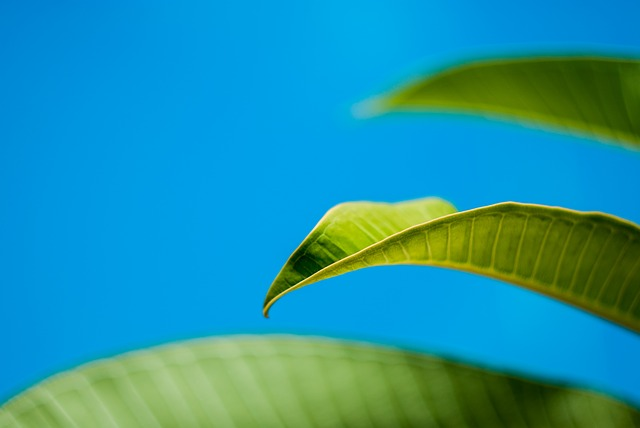
#> input picture Partitionnement d'images (ACP,kmoy,kernels)/feuille.jpg, 640 x 428 px
$ python main.py
#> lines starting #> are read from the running program, lines starting #| are printed output that depends on the picture; after the words box and inside, x2 and y2 are one past the last pixel; in counts of white or black regions, pixels touching at a corner belong together
### Partitionnement d'images (ACP,kmoy,kernels)/mabiblio.py
# -*- coding: utf-8 -*-
"""
Created on Thu Mar 10 14:35:53 2022

@author: hugol
"""
from PIL import Image
import numpy as np
import cv2
import matplotlib.pyplot as plt
from ACPBE325 import *
import copy
from tqdm import tqdm
import random as rnd

def esperance(V) : #renvoie l'esperance d'un vecteur V
    return np.mean(V)
def variance(V):   #renvoie la variance d'un vecteur V en passant par l'écart type (standart deviation) calculé par numpy
    return np.std(V)**2

def centre_red(R):    # renvoie une matrice centrée réduite a partir d'une matrice de base
                      # le terme Aij se calcule en soustrayant la moyenne de la colonne j à Aij
                      # puis en divisant par l'écart type de la colonne j
    m,n = np.shape(R)
    Rcr = np.zeros((m,n))

    for i in range(n):
        xbar = esperance(R[:,i])
        sigma = variance(R[:,i])**0.5

        for j in range(m):
            Rcr[j,i] = (R[j,i] - xbar)/sigma

    return Rcr
def centre_red2(E) :
    l,c=np.shape(E)
    ind_G=np.mean(E, axis=0)
    Mcentrered= E-np.kron(ind_G,np.ones((l,1)))

    for i in range(c):
        if np.linalg.norm(Mcentrered[:,i])!=0 :
            Mcentrered[:,i]=(1/np.linalg.norm(Mcentrered[:,i]))*Mcentrered[:,i]
    return Mcentrered

#%%
#Xrc=centre_red2(X)

def choixpts(image, nbpts) :

    L=[] #création d'un matrice qui contiendra tout les pixels choisi uniquement(480,nbpts,3)
    L_tot=np.zeros(np.shape(image)) #création d'un matrice de taille (480,640,3)
    for i in range (1,np.shape(image)[0]-1):
        Pts_random=np.random.randint(1, np.shape(image)[1]-1, nbpts) #récupération d'un pixel random en évitant les bords
        L.insert(i,np.array(image[i,Pts_random,:])) #on insert dans la matrice vierge le pixels choisi
        L_tot[i,Pts_random]=image[i,Pts_random] #on remplace dans la matrice vierge le pixels choisi
    L=np.array(L) #L etait une liste on le repasse en array() pour utiliser cv2
    cv2.imwrite("L_tot.jpg",L_tot) #création de l'image de L_tot
    cv2.imwrite("L.jpg", L) #création de l'image de L

    return L,L_tot


# [10 lines left out: function Kaiser, not called in this run]

#q=Kaiser(X)

#%%
def data_pixels(img, L,nbpts) :
    print("Récupération des datas de l'image en cours ...")
    n,m,p=np.shape(img)
    k=0
    data_img=np.zeros((np.shape(L)[0]*nbpts,8)) #création de la matrice initiale de taille(np.shape(L)[0]*nbpts,8)
    for i in tqdm(range (n)):
        for j in range(m):#Suivant le pixel paroucur dans la matrice L_tot qui contient uniquement les pixels randoms de l'image a leur position
                if np.mean(L[i,j])!=0: #si le pixel est pas noir alors on le rentre dans le tableau de datas
                    data_img[k,0]=i
                    data_img[k,1]=j
                    data_img[k,2]=img[i,j,0]
                    data_img[k,3]=img[i,j,1]
                    data_img[k,4]=img[i,j,2]
                    data_img[k,5]=(int(img[i+1,j+1][0])+int(img[i,j+1][0])+int(img[i-1,j+1][0])+int(img[i+1,j][0])+int(img[i,j][0])+int(img[i-1,j][0])+int(img[i+1,j-1][0])+int(img[i,j-1][0])+int(img[i-1,j-1][0]))//9
                    data_img[k,6]=(int(img[i+1,j+1][1])+int(img[i,j+1][1])+int(img[i-1,j+1][1])+int(img[i+1,j][1])+int(img[i,j][1])+int(img[i-1,j][1])+int(img[i+1,j-1][1])+int(img[i,j-1][1])+int(img[i-1,j-1][1]))//9
                    data_img[k,7]=(int(img[i+1,j+1][2])+int(img[i,j+1][2])+int(img[i-1,j+1][2])+int(img[i+1,j][2])+int(img[i,j][2])+int(img[i-1,j][2])+int(img[i+1,j-1][2])+int(img[i,j-1][2])+int(img[i-1,j-1][2]))//9
                    k=k+1
    return data_img

#%%

def ACPimg(tabl,q=2):
    Xrc=centre_red2(tabl) #on centre réduit les données
    C=Xrc.T@Xrc
    n,d=np.shape(tabl) #on récupere la shape du tabl
    U=np.linalg.eig(C)[1] #3 racines réelles simples, C est donc diagonalisable
    Uq=np.zeros((d,q))
    for i in range(q):
        Uq[:,i]=U[:,i]
    Xq=Xrc@Uq #on calcul Xq contenant les catégories du tabl centré réduit
    return(Xq)

def ACPond(X,q,W)  :
    """
    Parameters
    ----------
    X : array([]).
        Matrice X de taille (m,n).
    q : Nombre d Kaiser.
    W : array([]).
        Matrice diagonale de taille (m,n). Elle sert à donner plus d'importance
        à certains pixels/couleurs/positions lors de l'exécution de l'ACP.
    Returns
    -------
    Xqp : array([]).
        Matrice Xqp de taille (m,q), ACP pondérée de X.
    """
    s=np.sum(W)
    Xrc=centre_red(X)
    Cw=(1/s)*(Xrc@W).T @ Xrc@W
    # Cw devient la nouvelle matrice de covariance de l'ACP, on effectue ensuite
    # la même démarche que l'ACP classique.
    U,S,Vt=np.linalg.svd(Cw)
    Uq=U[:,:q]
    Xqp=Xrc@Uq
    return Xqp

#%%

def muf(S1):
    """
    Parameters
    ----------
    S1 :
        Partition des lignes de A (de taille m,n) en k catégorie. A est de la forme : [[], [], .., []]
    Returns
    -------
    muf : Matrice de taile (k,n)
        Chaque ligne de la matrice est le barycentre de tous les points d'un catégorie S[k]
    """
    return np.array([np.sum(s, axis=0, dtype=float) / len(s) for s in S1])

def Kmoy(A,k,epsilon,afficher=False):
    """
    Parameters
    ----------
    A : Matrice de taille (m,n)
        A contien la base de donnée sur laquelle réaliser l'algorithme des k-moyens
    k : Int
        Le nombre de groupe / catégorie que l'on souhaite créer
    epsilon : Float
        condition d'arrete de l'algorithme
    afficher : optional
        if True affiche en 2D les données colorées selont leur partition. The default is False.
    Returns
    -------
    S : Matrice
        La meilleur partition des lignes de A
    """
    m,n=np.shape(A) # On récupère les dimensions de la Matrice sur laquelle on réalise l'algorithme des k-moyens
    colour = ['b', 'g', 'r' , 'c' , 'm' , 'y', 'k', 'w', 'pink'] # on stocke des couleurs en vu d'un affichage

    # on initialise la liste contenant les barycentres
    muo=[]

    # on choisie k ligne différente de A au hasard
    for i in range(k):
        r=rnd.randint(0,m)
        muo.append(A[r,:])
    compteur=0 #Permet de connaitre le nombre d'itérations de l'algo

    # Dans cette boucle, on effectue les étapes 2 à 5
    # A chaque itération, le delta entre les mu est mis à jour.

    delta=np.array(muo) #On initialise la valeur du delta entre mu(f-1) et mu(f). C'est notre variable "mémoire" de l'itération n-1
    # Tant que l'algorithme ne converge pas, c'est à dire que les barycentres se deplacent encore :
    # On ittère à nouveau l'algorithme
    while np.linalg.norm(delta) > epsilon:

        S1=[[]for i in range(k)] #On initialise notre partition des lignes de A en k catégorie. C'est S1 qui servira aux différents calculs
        S=[[]for i in range(k)] # S sera la même matrice que S1, elle contiendra en plus une colonne remplie du numéro de la partition associé
        Sind=[[]for i in range(k)] # Sind sera la matrice contenant

        # Pour chacune des lignes de A, on calcule sa distance aux différents barycentres
        # Puis on ajoutre cette ligne à la catégorie dont le barycentre est le plus proche
        for i in range(m):
            D=[np.linalg.norm(A[i,:]-muo[p]) for p in range(k)] # On calcule les distances entre les lignes de A et les k-barycentres avec la norme 2
            indice= D.index(min(D)) # On récupère l'indice du barycentre le plus proche
            Ai=np.append(A[i,:],[[indice]]) # On ajoute cette indice là à la fin de la ligne correspondante
            S[indice].append(Ai) # On ajoute à la partition correspondante la ligne de A modifiée
            S1[indice].append(A[i,:]) #On ajoute à la partition correspondante la ligne de A sans modification
            Sind[indice].append(i)
            if afficher : # Affichage des nuages de points coloriés selon leur catégorie
                plt.scatter(A[i,:][0], A[i,:][1], c=colour[indice])

        # Il est possible qu'un partition de S1 soit vide, pour éviter les problèmes on ajoute un point 0 dans ces partitions vides.
        # Ce point n'aura pas d'impact sur les barycentres muo
        while [] in S1:
            S1.remove([])
            S1.append([np.zeros(n)])

        # On calcule (delta) le déplacement moyen des barycentres pour la condition d'arrêt ainsi que les nouveaux barycentres (muo)
        delta=np.array(muo)-muf(S1)
        muo=muf(S1)

        compteur+=1 # Mise à jour du compteur
    print ("L'algorithme des K-moyens converge pour k={}, au bout de : {} itération(s)".format(k,compteur))
    if afficher : # Affichage des titres et sous-titres
        plt.suptitle("Affichage 2D de l'algorithme des K-moyens")
        plt.title("pour k={}, on à {} itération(s)".format(k,compteur))
    return S  , Sind


 #%%

def Masque(S,image,nbpts,data_pix):
    imagef=np.zeros(np.shape(image)) #création d'une matrice de meme taille que l'image
    c=data_pix
    for i in S[0]:
            imagef[int(c[i][0]),int(c[i][1])]=[50,50,200] #on impose la couleur du pixel de la catégorie trouvé par l'ACP

    for j in S[1]:
            imagef[int(c[j][0]),int(c[j][1])]=[50,200,50] #on impose la couleur du pixel de la catégorie trouvé par l'ACP

    return imagef


#%%

def RemplissageMasque(imgmasqueponctuel):
    print("Création du masque ...")
    mask=cv2.cvtColor(imgmasqueponctuel,cv2.COLOR_BGR2GRAY)
    mask[mask>0]=255
    mask=255*np.ones(np.shape(mask))-mask
    imgmasque=cv2.inpaint(imgmasqueponctuel,np.uint8(mask),3,cv2.INPAINT_NS)
    print("terminé !\n")
    return imgmasque

def Masquetot(img,imgmasque):
    print("Création du masque global en cours ...")
    n,m,p=np.shape(img)
    imageselec1=np.ones((n,m,p))*255 #création de l'image du masque global1 en fond blanc
    imageselec2=np.ones((n,m,p))*255 #création de l'image du masque global2 en fond blanc
    for i in tqdm(range (n)):
        for j in range(m):
            if np.mean(imgmasque[i,j][1]) < np.mean(imgmasque[:,:][1]): #Si le pixel est inférieur a la moyenne
            #alors on récupere le veritable pixel de l'image pour le mettre dans l'image masque blanc
                imageselec1[i,j]=img[i,j]
            else:
                imageselec2[i,j]=img[i,j]
    return imageselec1,imageselec2


#%%

### Partitionnement d'images (ACP,kmoy,kernels)/main.py
# -*- coding: utf-8 -*-
"""
Created on Thu Mar 10 14:35:17 2022

@author: hugol
"""

from mabiblio import *

image=cv2.imread("feuille.jpg")
#> image is the input picture: shape (428, 640, 3); mean B, G, R 166.4, 148, 33.3
nbpts=25 #nombre de points random par ligne
n,m,p=np.shape(image)
k=2
data_pix=data_pixels(image, choixpts(image, nbpts)[1],nbpts)
#> after the loop in choixpts, `for i in range (1,np.shape(image)[0]-1):`:
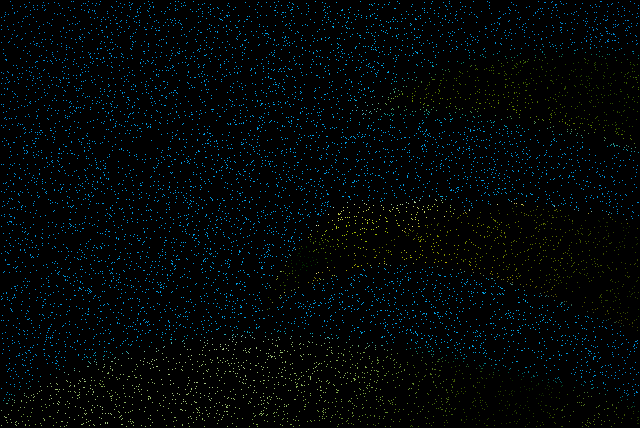
#> L_tot: shape (428, 640, 3) float64; mean B, G, R 6.4, 5.7, 1.3
#> after the loop in choixpts, `for i in range (1,np.shape(image)[0]-1):`: L = 426 items
#> in data_pixels, `n,m,p=np.shape(img)`: n = 428; m = 640; p = 3
#> after the loop in data_pixels, `for i in tqdm(range (n)):`: k = 10472

ll,llind=Kmoy(ACPimg(data_pix,q=2),k ,epsilon=10**(-10))
#> in centre_red2, `ind_G=np.mean(E, axis=0)`: ind_G = [209.2, 311.6, 163.5, 145.3, 32.76, 163.3, 145, 32.55]
#> in ACPimg, `Uq=np.zeros((d,q))`: Uq = [[0, 0], [0, 0], [0, 0], [0, 0], [0, 0], [0, 0], [0, 0], [0, 0]]
#> after the loop in ACPimg, `for i in range(q):`: Uq = [[-0.185, -0.326], [-0.188, 0.0754], [0.505, -0.0784], [0.253, -0.531], [-0.382, -0.396], [0.505, -0.0779], [0.255, -0.53], [-0.382, -0.395]]
#> in ACPimg, `Xq=Xrc@Uq`: Xq = 10700 pairs, first value -0.038 to 0.0181, second value -0.0523 to 0.0534
#> in Kmoy, `m,n=np.shape(A) # On récupère les dimensions de la Matrice sur laquell..`: m = 10700; n = 2
#> the loop in Kmoy, `for i in range(k):` made 2 passes
#> r on passes 1 to 2: 6311, 6890
#> after the loop in Kmoy, `for i in range(k):`: muo = [[0.0142, -0.00199], [0.0109, -0.00238]]
#> the loop in Kmoy, `while np.linalg.norm(delta) > epsilon: ` made 5 passes
#> (delta, muo) on passes 1 to 5: ([[-0.000521, -0.00381], [0.0232, -0.000876]], [[0.0147, 0.00182], [-0.0122, -0.00151]]), ([[0.00156, 0.00031], [0.0124, 0.00131]], [[0.0131, 0.00151], [-0.0246, -0.00282]]), ([[0.000326, 6.96e-05], [0.000999, 5e-05]], [[0.0128, 0.00144], [-0.0256, -0.00287]]), ([[2.62e-05, 4.07e-06], [5.54e-05, 3.94e-06]], [[0.0128, 0.00143], [-0.0257, -0.00288]]), ([[0, 0], [0, 0]], [[0.0128, 0.00143], [-0.0257, -0.00288]])
#> after the loop in Kmoy, `while np.linalg.norm(delta) > epsilon:`: compteur = 5
#| L'algorithme des K-moyens converge pour k=2, au bout de : 5 itération(s)
#> ll = 2 items; llind = 2 items


imgmasqueponctuel=Masque(llind,image,nbpts,data_pix)
#> after the loop in Masque, `for i in S[0]:`:
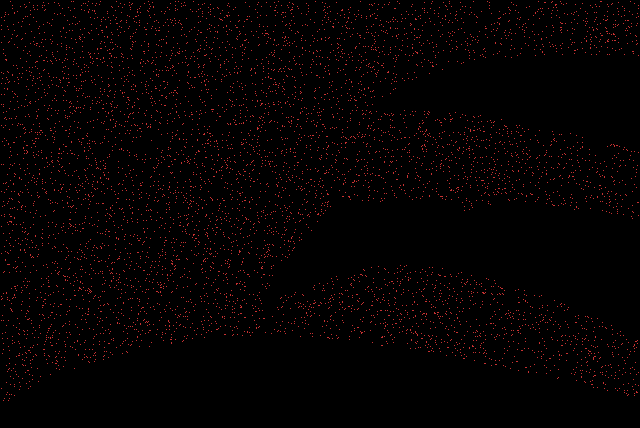
#> imagef: shape (428, 640, 3) float64; mean B, G, R 1.3, 1.3, 5.2
#> the loop in Masque, `for j in S[1]:` made 3556 passes
#> j on passes 1 to 3: 1369, 1370, 1371

cv2.imwrite("resultat1.jpg", imgmasqueponctuel)


imgmasque=RemplissageMasque(imgmasqueponctuel.astype('uint8') * 255)
#> in RemplissageMasque, `mask[mask>0]=255`:
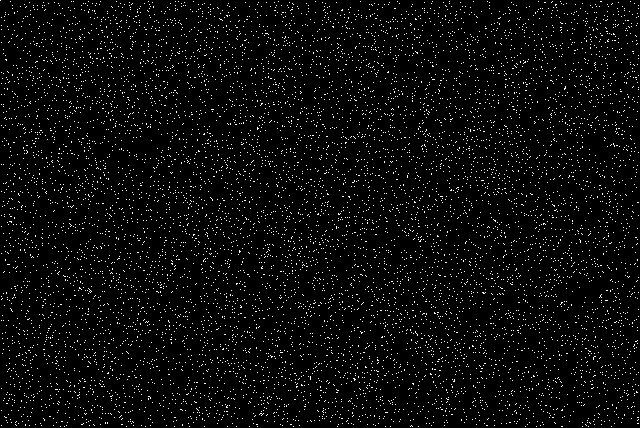
#> mask: shape (428, 640); 3.8% white in thin lines or dots

cv2.imwrite("resultat2.jpg",imgmasque)

imgmasquetot1,imgmasquetot2=Masquetot(image,imgmasque)

cv2.imwrite("resultat3.jpg", imgmasquetot1)

cv2.imwrite("resultat4.jpg", imgmasquetot2)
#%%

image=cv2.imread("feuille.jpg")
nbpts=25 #nombre de points random par ligne
n,m,p=np.shape(image)

k=2
data_pix=data_pixels(image, choixpts(image, nbpts)[1],nbpts)
#> call 2 of choixpts, with nbpts = 25
#> after the loop in choixpts (call 2), `for i in range (1,np.shape(image)[0]-1):`:
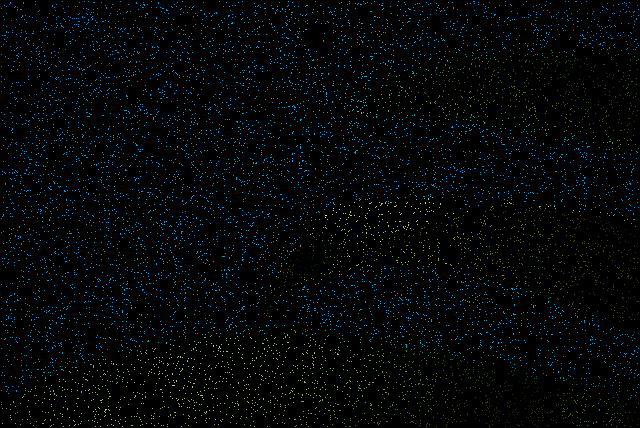
#> L_tot: shape (428, 640, 3) float64; mean B, G, R 6.4, 5.7, 1.3
w=np.eye(np.shape(data_pix)[1])
for i in range (8):
    w[i,i]=w[i,i]*i*10

#w[5,5]=0
ll,llind=Kmoy(ACPond(data_pix,2,w),k ,epsilon=10**(-10))
#> in ACPond, `s=np.sum(W)`: s = 280
#> the loop in centre_red, `for i in range(n):` made 8 passes
#> (xbar, sigma) on passes 1 to 8: (208.8, 125.7), (310.7, 187.3), (162.9, 89.45), (144.7, 36.22), (32.54, 54.02), (162.7, 89.34), (144.5, 36.08), (32.33, 53.62)
#> in ACPond, `U,S,Vt=np.linalg.svd(Cw)`: S = [308727.1, 218722.3, 5424.1, 1958.2, 152, 13.79, 2.57, 0]
#> in ACPond, `Uq=U[:,:q]`: Uq = [[0, 0], [-0.0241, -0.0236], [0.188, 0.137], [0.0366, 0.393], [-0.426, 0.151], [0.469, 0.342], [0.0758, 0.786], [-0.745, 0.263]]
#> in ACPond, `Xqp=Xrc@Uq`: Xqp = 10700 pairs, first value -4.53 to 1.3, second value -5.8 to 4.31
#> the loop in Kmoy (call 2), `for i in range(k):` made 2 passes
#> r on passes 1 to 2: 663, 4242
#> the loop in Kmoy (call 2), `while np.linalg.norm(delta) > epsilon: ` made 8 passes
#> (delta, muo) on passes 1 to 5: ([[2.18, 1.39], [0.637, -0.538]], [[-1.07, -1.47], [0.55, 0.752]]), ([[0.998, 0.412], [-0.124, 0.141]], [[-2.07, -1.88], [0.673, 0.611]]), ([[0.105, -0.174], [-0.0615, 0.0351]], [[-2.17, -1.7], [0.735, 0.576]]), ([[0.0923, -0.479], [-0.191, 0.0756]], [[-2.27, -1.23], [0.926, 0.501]]), ([[0.0574, -0.395], [-0.2, 0.0984]], [[-2.32, -0.83], [1.13, 0.402]])
#| L'algorithme des K-moyens converge pour k=2, au bout de : 8 itération(s)


imgmasqueponctuel=Masque(llind,image,nbpts,data_pix)
#> call 2 of Masque, with nbpts = 25, data_pix = array of shape (10700, 8)
#> the loop in Masque (call 2), `for i in S[0]:` made 3530 passes
#> i on passes 1 to 3: 1341, 1342, 1343
#> after the loop in Masque (call 2), `for i in S[0]:`:
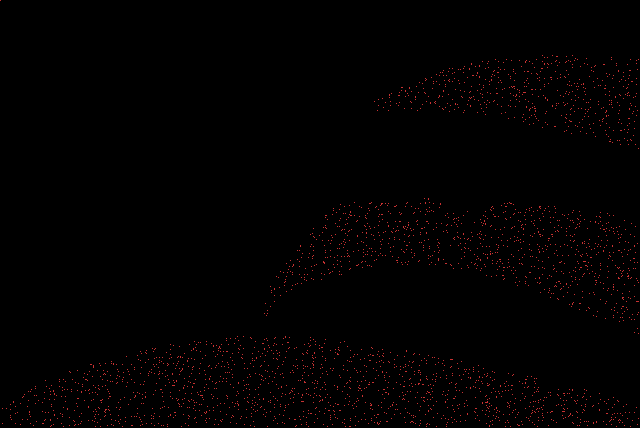
#> imagef: shape (428, 640, 3) float64; mean B, G, R 0.6, 0.6, 2.4
#> after the loop in Masque (call 2), `for j in S[1]:`:
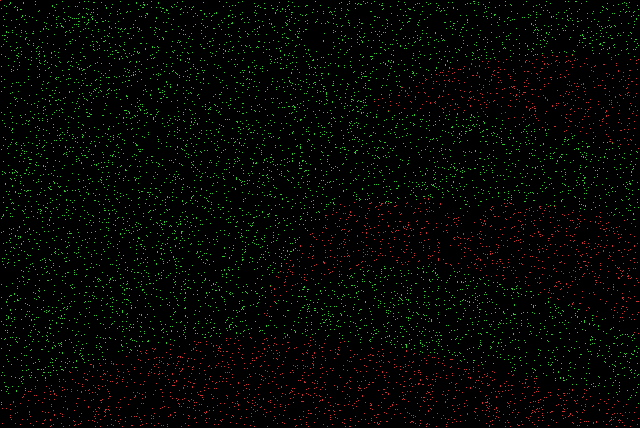
#> imagef: shape (428, 640, 3) float64; 2.62% of pixels changed, all inside (x1, y1, x2, y2) = (1, 1, 639, 405)

cv2.imwrite("resultatpond1.jpg", imgmasqueponctuel)


imgmasque=RemplissageMasque(imgmasqueponctuel.astype('uint8') * 255)

cv2.imwrite("resultatpond2.jpg",imgmasque)

imgmasquetot1,imgmasquetot2=Masquetot(image,imgmasque)
#> after the loop in Masquetot (call 2), `for i in tqdm(range (n)):`:
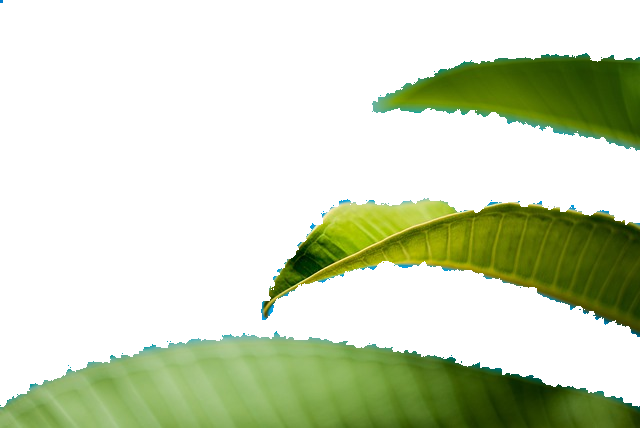
#> imageselec2: shape (428, 640, 3) float64; mean of channels 0, 1, 2 190.3, 217.5, 207.6; drawn as B, G, R

cv2.imwrite("resultatpond3.jpg", imgmasquetot1)

cv2.imwrite("resultatpond4.jpg", imgmasquetot2)
